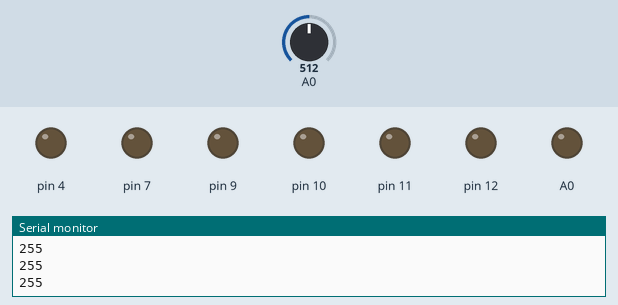
The sketch below on a simulated Arduino Uno, built with avr-gcc and run on an emulated ATmega328P. Parts: output pins drawn as LEDs (lit = HIGH), the last lines printed to the serial monitor. The test bench sets the inputs (shaded band); at power-on: A0 = 512.

Above: at 1.2 s.
1.3 s: A0 set to 29
2.8 s: A0 set to 25
At 3.4 s:
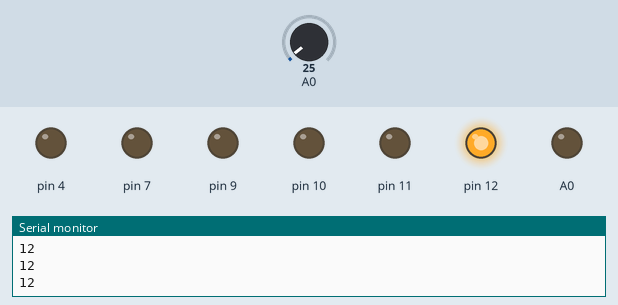
4.5 s: A0 set to 0
At 6.0 s:
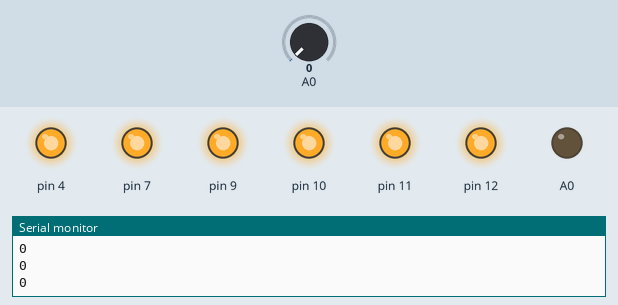
6.3 s: A0 set to 23
At 7.6 s:
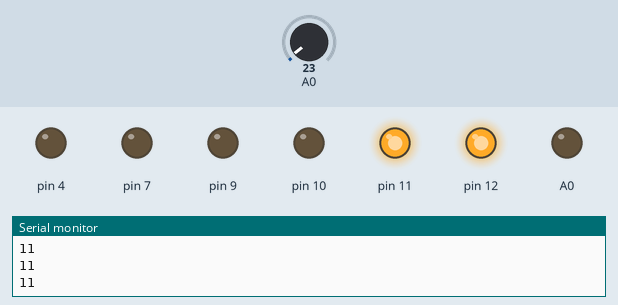
Timing chart, 0 to 9.1 s (numbered marks = the images above; inputs shaded):
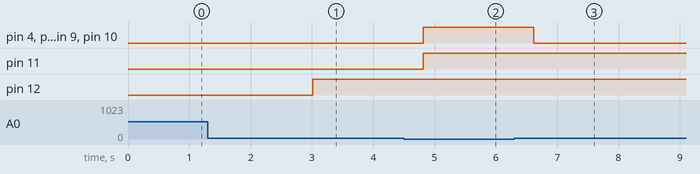

Measured:
- the behaviour switches between 27 and 26 on A0 (found by bisection; images 0 and 1)
- after the input at 2.8 s, pin 12: LOW → HIGH after 0.21 s
- after the input at 4.5 s, pin 4, pin 7, pin 9–11: LOW → HIGH after 0.32 s
- after the input at 6.3 s, pin 4, pin 7, pin 9, pin 10: HIGH → LOW after 0.32 s

The sketch:

worksheet_15.1.ino
```cpp
int a;
int b;
int c;
int d;
void setup() {
for(a=2;a<13;a++){pinMode(a,OUTPUT);
Serial.begin(9600);
pinMode(A0,OUTPUT);
}
}
void loop() {
b=map(analogRead(A0),3,25,1,12);
Serial.println(b);
delay(200);
for(d=b;d<=13;d++){digitalWrite(d,HIGH);}
for(c=b-1;c>1;c--){digitalWrite(c,LOW);
}
}
```
